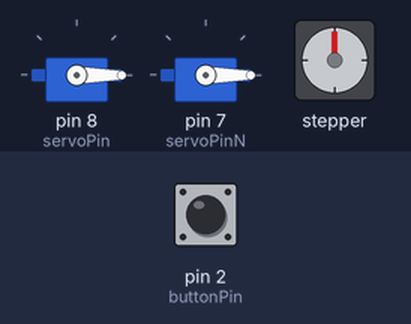
Bench run of a sketch on a simulated Arduino Uno, built with avr-gcc and run on an emulated ATmega328P. Parts: 2 × servo, stepper motor. Inputs (shaded band) come from the test bench; at power-on: pin 2 (buttonPin) HIGH. Stepper angles assume 2048 steps per turn.

Above: at 1.2 s.
1.3 s: pin 2 (buttonPin) pulled LOW for 0.15 s
At 3.9 s:
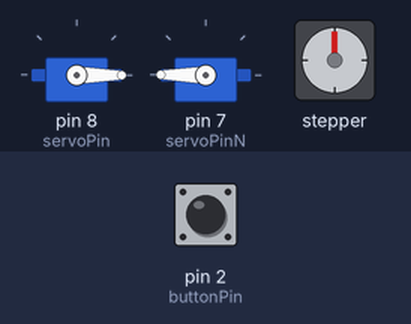
At 16.5 s:
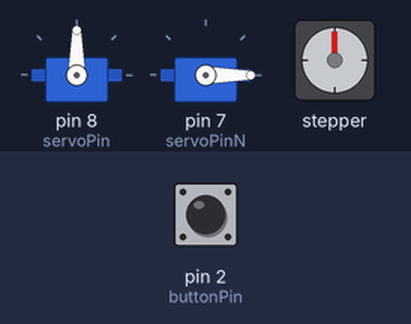
Timing chart, 0 to 18.0 s (numbered marks = the images above; inputs shaded):
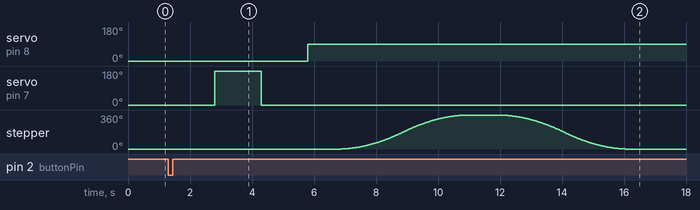

Measured:
- after the input at 1.3 s, servo on pin 8 (servoPin): 0° → 90° after 4.5 s; servo on pin 7 (servoPinN): 0° → 180° after 1.5 s, → 0° 1.5 s later; stepper: turns 360° clockwise in 4.1 s, then 360° counter-clockwise in 4.0 s

The sketch:

crackering.ino
```cpp
#include <Servo.h>
#include <AccelStepper.h>

Servo myServo1;
Servo myServo2;

//const int stepsPerRevolution = 2048; // 64 steps * 64 gear ratio

#define MotorInterfaceType 4

#define IN1 3
#define IN2 4
#define IN3 5
#define IN4 6

// Initialize the stepper library
//Stepper myStepper(stepsPerRevolution, 3, 4, 5, 6);

AccelStepper stepper(MotorInterfaceType, IN1, IN3, IN2, IN4);

const int buttonPin = 2;   // Button connected to digital pin 2
const int servoPin = 8;    // Servo control on pin 9
const int servoPinN = 7;
bool lastButtonState = HIGH;

void setup() {
  pinMode(buttonPin, INPUT_PULLUP); // Use internal pull-up resistor
  myServo1.attach(servoPin);
  myServo2.attach(servoPinN);
  myServo1.write(0); // Initial position
  myServo2.write(0);
  //myStepper.setSpeed(15); // Speed in RPM

  stepper.setMaxSpeed(1000);     // Adjust to fit your needs
  stepper.setAcceleration(500);  // Smooth start/stop

  Serial.begin(9600);
}

void loop() {
  bool buttonState = digitalRead(buttonPin);

  if (buttonState == LOW && lastButtonState == HIGH) {
    //servo
    myServo1.write(0);
    delay(1500);
    myServo2.write(180);
    delay(1500);

    myServo2.write(0);
    delay(1500);
    myServo1.write(90);

    delay(1000);

    //stepper

    stepper.moveTo(2048);
    stepper.runToPosition();

    delay(1000);

    stepper.moveTo(0);
    stepper.runToPosition();

    delay(1000);
  }

  lastButtonState = buttonState;
}
```
